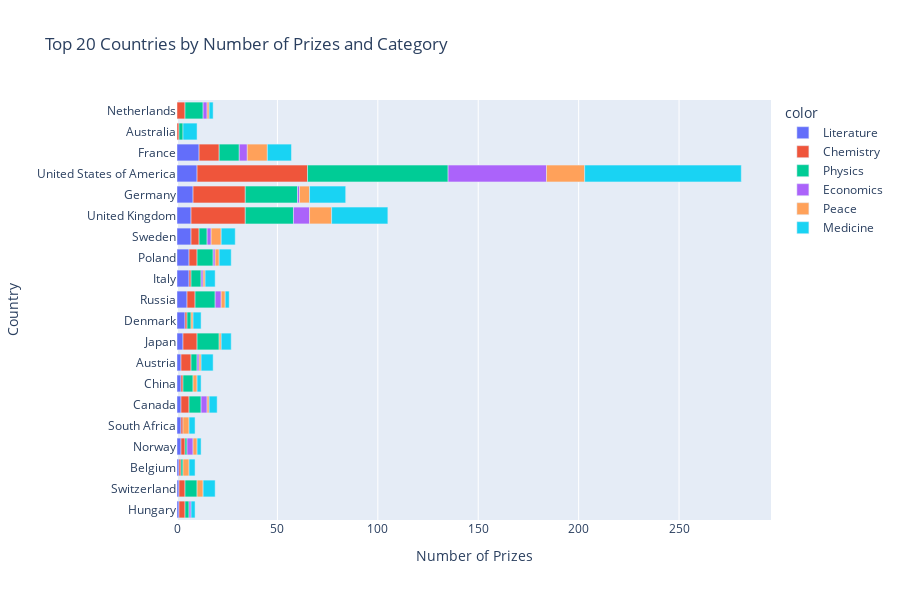

The notebook cell this image was saved under:
### Markdown cell above
# In Which Categories are the Different Countries Winning Prizes? 

**Challenge**: See if you can divide up the plotly bar chart you created above to show the which categories made up the total number of prizes. Here's what you're aiming for:

<img src=https://i.imgur.com/iGaIKCL.png>

* In which category are Germany and Japan the weakest compared to the United States?
* In which category does Germany have more prizes than the UK?
* In which categories does France have more prizes than Germany?
* Which category makes up most of Australia's nobel prizes?
* Which category makes up half of the prizes in the Netherlands?
* Does the United States have more prizes in Economics than all of France? What about in Physics or Medicine?


The hard part is preparing the data for this chart! 


*Hint*: Take a two-step approach. The first step is grouping the data by country and category. Then you can create a DataFrame that looks something like this:

<img src=https://i.imgur.com/VKjzKa1.png width=450>

### Code cell
cat_cntry_bar = px.bar(x=merged_df.cat_prize,
                       y=merged_df.birth_country_current,
                       color=merged_df.category,
                       orientation='h',
                       title='Top 20 Countries by Number of Prizes and Category')
 
cat_cntry_bar.update_layout(xaxis_title='Number of Prizes', 
                            yaxis_title='Country',
                            height=600)
cat_cntry_bar.show()

### Figure 1 — Plotly figure (JSON) as saved in the notebook; plotly's stock layout.template omitted (floating-point values rounded to 4 significant figures)
{"data": [{"alignmentgroup": "True", "hovertemplate": "color=Literature<br>x=%{x}<br>y=%{y}<extra></extra>", "legendgroup": "Literature", "marker": {"color": "#636efa", "pattern": {"shape": ""}}, "name": "Literature", "offsetgroup": "Literature", "orientation": "h", "showlegend": true, "textposition": "auto", "type": "bar", "x": [1, 1, 1, 2, 2, 2, 2, 2, 3, 4, 5, 6, 6, 7, 7, 8, 10, 11], "xaxis": "x", "y": ["Hungary", "Switzerland", "Belgium", "Norway", "South Africa", "Canada", "China", "Austria", "Japan", "Denmark", "Russia", "Italy", "Poland", "Sweden", "United Kingdom", "Germany", "United States of America", "France"], "yaxis": "y"}, {"alignmentgroup": "True", "hovertemplate": "color=Chemistry<br>x=%{x}<br>y=%{y}<extra></extra>", "legendgroup": "Chemistry", "marker": {"color": "#EF553B", "pattern": {"shape": ""}}, "name": "Chemistry", "offsetgroup": "Chemistry", "orientation": "h", "showlegend": true, "textposition": "auto", "type": "bar", "x": [1, 1, 1, 1, 1, 1, 2, 3, 3, 4, 4, 4, 4, 4, 5, 7, 10, 26, 27, 55], "xaxis": "x", "y": ["South Africa", "Denmark", "China", "Australia", "Belgium", "Italy", "Norway", "Switzerland", "Hungary", "Poland", "Sweden", "Russia", "Canada", "Netherlands", "Austria", "Japan", "France", "Germany", "United Kingdom", "United States of America"], "yaxis": "y"}, {"alignmentgroup": "True", "hovertemplate": "color=Physics<br>x=%{x}<br>y=%{y}<extra></extra>", "legendgroup": "Physics", "marker": {"color": "#00cc96", "pattern": {"shape": ""}}, "name": "Physics", "offsetgroup": "Physics", "orientation": "h", "showlegend": true, "textposition": "auto", "type": "bar", "x": [1, 1, 2, 2, 2, 3, 4, 5, 5, 6, 6, 8, 9, 10, 10, 11, 24, 26, 70], "xaxis": "x", "y": ["Norway", "Belgium", "Hungary", "Denmark", "Australia", "Austria", "Sweden", "Italy", "China", "Switzerland", "Canada", "Poland", "Netherlands", "Russia", "France", "Japan", "United Kingdom", "Germany", "United States of America"], "yaxis": "y"}, {"alignmentgroup": "True", "hovertemplate": "color=Economics<br>x=%{x}<br>y=%{y}<extra></extra>", "legendgroup": "Economics", "marker": {"color": "#ab63fa", "pattern": {"shape": ""}}, "name": "Economics", "offsetgroup": "Economics", "orientation": "h", "showlegend": true, "textposition": "auto", "type": "bar", "x": [1, 1, 1, 1, 1, 2, 2, 3, 3, 3, 4, 8, 49], "xaxis": "x", "y": ["Poland", "Italy", "Hungary", "Germany", "Austria", "Netherlands", "Sweden", "Russia", "Canada", "Norway", "France", "United Kingdom", "United States of America"], "yaxis": "y"}, {"alignmentgroup": "True", "hovertemplate": "color=Peace<br>x=%{x}<br>y=%{y}<extra></extra>", "legendgroup": "Peace", "marker": {"color": "#FFA15A", "pattern": {"shape": ""}}, "name": "Peace", "offsetgroup": "Peace", "orientation": "h", "showlegend": true, "textposition": "auto", "type": "bar", "x": [1, 1, 1, 1, 1, 1, 2, 2, 2, 2, 3, 3, 3, 5, 5, 10, 11, 19], "xaxis": "x", "y": ["Netherlands", "Denmark", "Austria", "Canada", "Japan", "Italy", "Norway", "Russia", "Poland", "China", "South Africa", "Switzerland", "Belgium", "Germany", "Sweden", "France", "United Kingdom", "United States of America"], "yaxis": "y"}, {"alignmentgroup": "True", "hovertemplate": "color=Medicine<br>x=%{x}<br>y=%{y}<extra></extra>", "legendgroup": "Medicine", "marker": {"color": "#19d3f3", "pattern": {"shape": ""}}, "name": "Medicine", "offsetgroup": "Medicine", "orientation": "h", "showlegend": true, "textposition": "auto", "type": "bar", "x": [2, 2, 2, 2, 2, 3, 3, 4, 4, 5, 5, 6, 6, 6, 7, 7, 12, 18, 28, 78], "xaxis": "x", "y": ["Norway", "Russia", "Netherlands", "Hungary", "China", "South Africa", "Belgium", "Denmark", "Canada", "Italy", "Japan", "Switzerland", "Poland", "Austria", "Sweden", "Australia", "France", "Germany", "United Kingdom", "United States of America"], "yaxis": "y"}], "layout": {"barmode": "relative", "height": 600, "legend": {"title": {"text": "color"}, "tracegroupgap": 0}, "title": {"text": "Top 20 Countries by Number of Prizes and Category"}, "xaxis": {"anchor": "y", "domain": [0, 1], "title": {"text": "Number of Prizes"}}, "yaxis": {"anchor": "x", "domain": [0, 1], "title": {"text": "Country"}}}}
